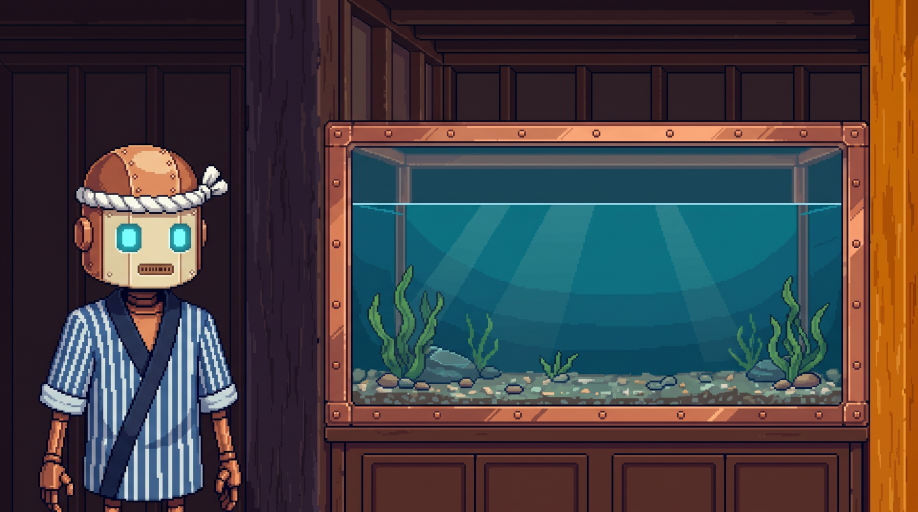
#> input picture restaurant/art/aq/bg1.png, 2752 x 1536 px, given in place of spr1_key.png, which was not available (shown at 1/3 size)
$ python sprite.py
#> lines starting #> are read from the running program, lines starting #| are printed output that depends on the picture
import os
ROOT = os.environ.get("RESTAURANT_ROOT", os.path.abspath(os.path.join(os.path.dirname(__file__), "../../..")))  # restaurant/
from PIL import Image
import numpy as np
X, Y, W = 1515, 700, 270
s = Image.open('/tmp/polish-office/spr1_key.png')
#> s is the input picture: PIL image 2752x1536 RGB; mean R, G, B 68.3, 64, 66.6
H = round(s.height * W / s.width)
#> H = 151
sm = s.resize((W, H), Image.LANCZOS)
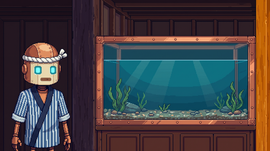
#> sm: PIL image 270x151 RGB; mean R, G, B 68.3, 64, 66.6
arr = np.array(sm).astype(float)
#> (the run stopped early here; a loop or call above may not have finished)

$ run again, on restaurant/art/aq/bg3.png
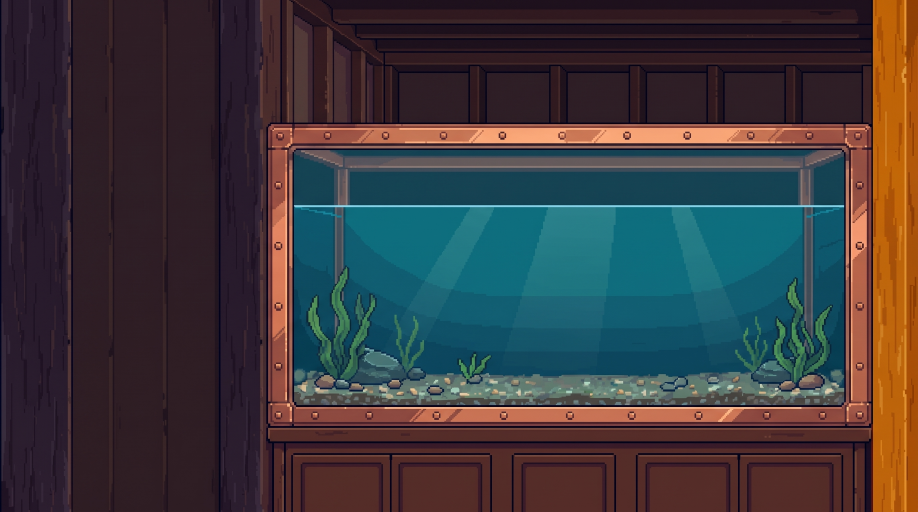
#> input picture restaurant/art/aq/bg3.png, 2752 x 1536 px, given in place of spr1_key.png, which was not available (shown at 1/3 size)
#> s is the input picture: PIL image 2752x1536 RGB; mean R, G, B 61.4, 57.3, 60.3
#> `sm = s.resize((W, H), Image.LANCZOS)`:
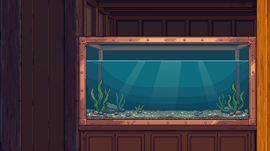
#> sm: PIL image 270x151 RGB; mean R, G, B 61.4, 57.4, 60.3

$ run again, on restaurant/art/aq/bg4.png
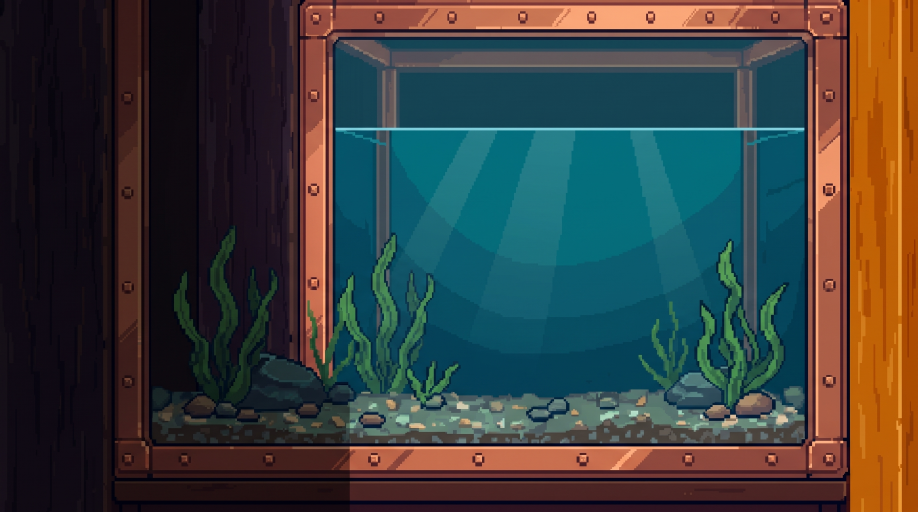
#> input picture restaurant/art/aq/bg4.png, 2752 x 1536 px, given in place of spr1_key.png, which was not available (shown at 1/3 size)
#> s is the input picture: PIL image 2752x1536 RGB; mean R, G, B 59, 62.5, 60.5
#> `sm = s.resize((W, H), Image.LANCZOS)`:
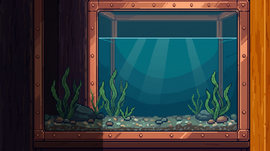
#> sm: PIL image 270x151 RGB; mean R, G, B 59, 62.5, 60.5
